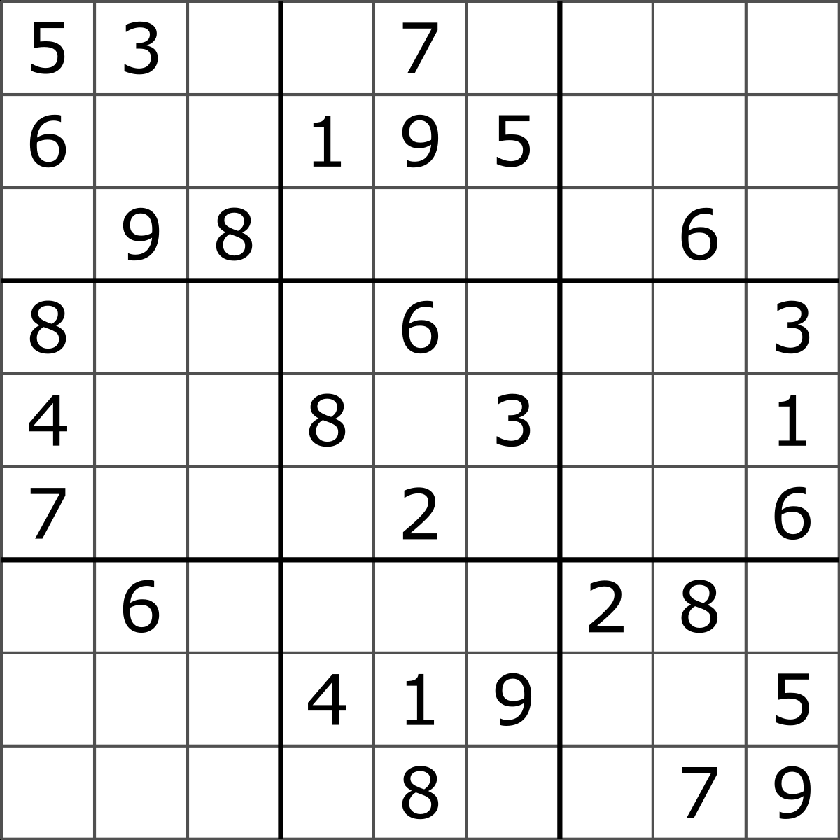
#> input picture sudoku.png, 840 x 840 px, shrunk from 1200 x 1200 before the run
$ jupyter execute houghtransform.ipynb
#> lines starting #> are read from the running program, lines starting #| are printed output that depends on the picture; after the words box and inside, x2 and y2 are one past the last pixel; in counts of white or black regions, pixels touching at a corner belong together
[cell 1]
import cv2
import numpy as np
import matplotlib.pyplot as plt

[cell 2]
img = cv2.imread('sudoku.png')
#> img is the input picture: shape (840, 840, 3); min 0, max 255, mean 231.9
gray = cv2.cvtColor(img, cv2.COLOR_RGB2GRAY)
plt.imshow(img)

[cell 3]
#HOUGH TRANSFORM
edges = cv2.Canny(gray, 50,150, apertureSize = 3)
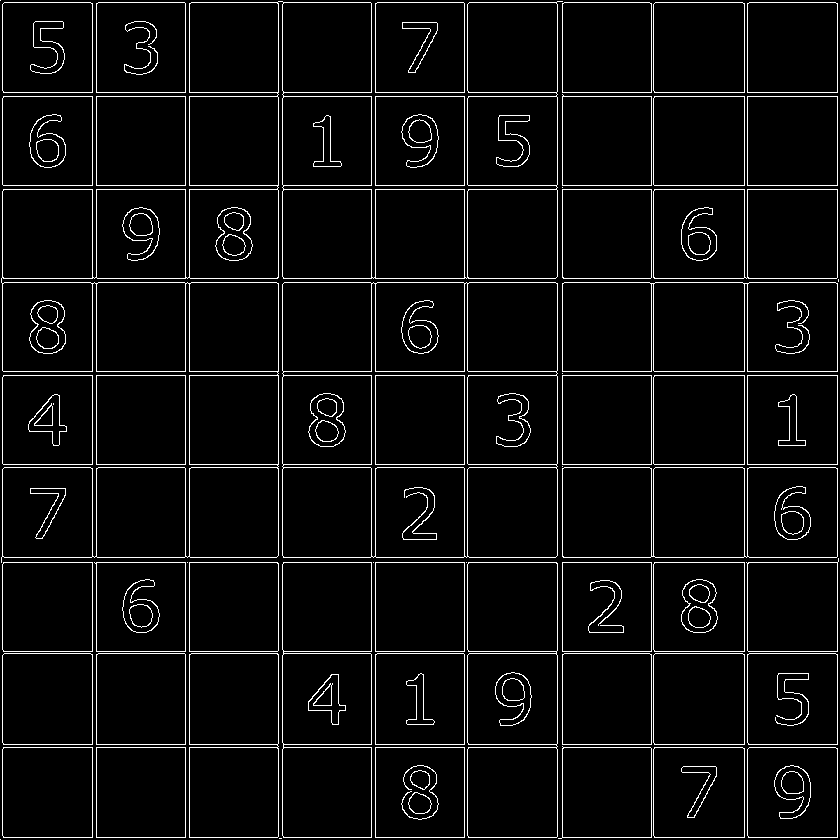
#> edges: shape (840, 840); 5.2% white in thin lines or dots
lines = cv2.HoughLines(edges, 1, np.pi/180,200)
#> lines = 36 rows, first 8: [562, 0], [562, 1.57], [92, 0], [185, 0], [371, 0], [375, 0], [464, 0], [92, 1.57]
for line in lines:
    rho,theta = line [0]
    a = np.cos(theta)
    b= np.sin(theta)
    x0= a*rho
    y0= b*rho
    x1=int(x0 + 1000*(-b))
    y1=int(y0 + 1000*(a))
    x2=int(x0 - 1000*(-b))
    y2=int(y0 - 1000*(a))
    cv2.line(img,(x1,y1),(x2,y2),(0,0,255),2)
#> this loop made 36 passes
#> (rho, theta, a, b, x0, y0, x1, y1) on passes 1 to 12: (562, 0, 1, 0, 562, 0, 562, 1000), (562, 1.57, -4.37e-08, 1, -2.46e-05, 562, -1000, 561), (92, 0, 1, 0, 92, 0, 92, 1000), (185, 0, 1, 0, 185, 0, 185, 1000), (371, 0, 1, 0, 371, 0, 371, 1000), (375, 0, 1, 0, 375, 0, 375, 1000), (464, 0, 1, 0, 464, 0, 464, 1000), (92, 1.57, -4.37e-08, 1, -4.02e-06, 92, -1000, 91), (185, 1.57, -4.37e-08, 1, -8.09e-06, 185, -1000, 184), (371, 1.57, -4.37e-08, 1, -1.62e-05, 371, -1000, 370), (375, 1.57, -4.37e-08, 1, -1.64e-05, 375, -1000, 374), (464, 1.57, -4.37e-08, 1, -2.03e-05, 464, -1000, 463)
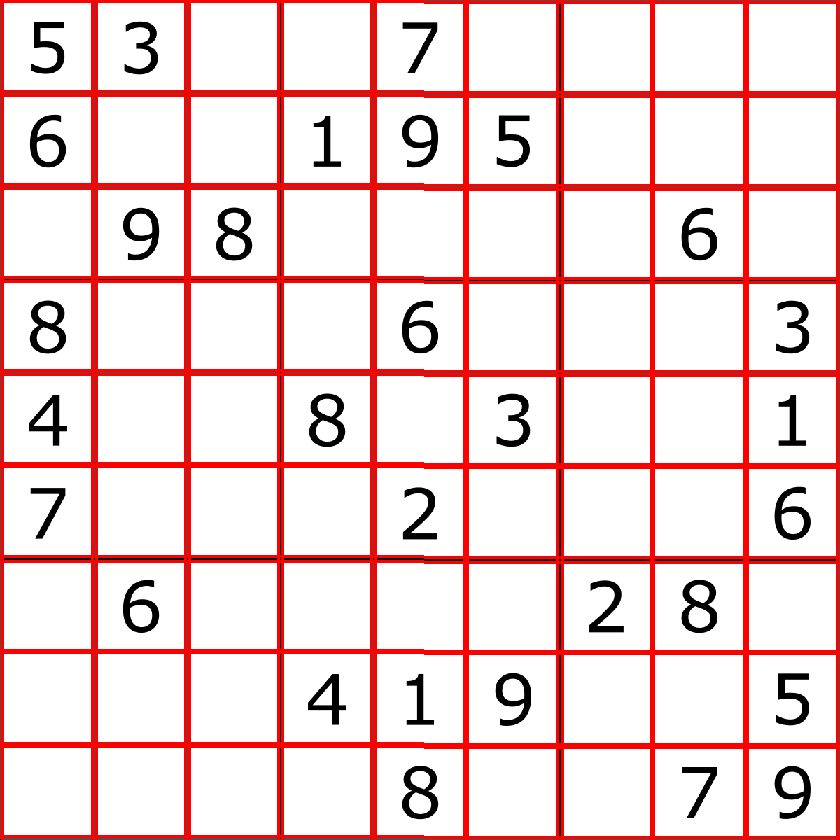
#> img: shape (840, 840, 3); 12.22% of pixels changed, all inside (x1, y1, x2, y2) = (0, 0, 840, 840)
plt.imshow(img)
